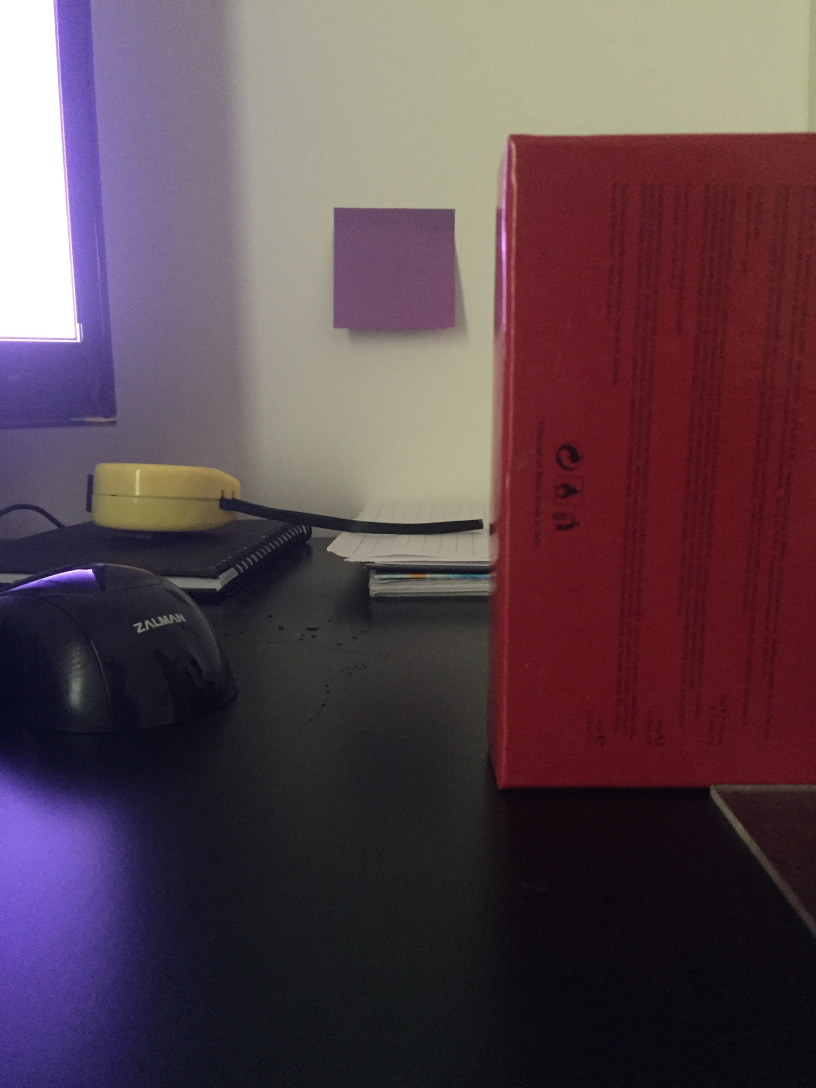
//> input picture image.jpg, 2448 x 3264 px (shown at 1/3 size)
$ ./main image.jpg   (built with g++ and OpenCV 4)
//> lines starting //> are read from the running program, lines starting //| are printed output that depends on the picture; after the words box and inside, x2 and y2 are one past the last pixel; in counts of white or black regions, pixels touching at a corner belong together
#include <iostream>
#include <opencv2/core/core.hpp>
#include <opencv2/highgui/highgui.hpp>
#include "opencv/cv.h"

/*
	Image info:

	Sensor size: 1.22um

	size: 2448 x 3264 px

	reference :
	color: 106 31 39
	size: 1960 px - 14 cm
	distance: 21 cm

	Low Hue: 133
	High Hue: 162
	Low saturation: 52
	High saturation: 104
	Low value: 73
	High value: 141

	object info:
	color: 108 75 102 255
	height: 358 px - 7.6 cm
	distance: 62.7 cm
*/

using namespace std;
using namespace cv;

int main(int argc, char* argv[]) {

	int iLowH = 133;
	int iHighH = 162;

	int iLowS = 52;
	int iHighS = 104;

	int iLowV = 73;
	int iHighV = 141;

	std::cout << "Inicio do main!" << std::endl;
	std::cout << "argc: " << argc << std::endl;
	if (argc < 2) {
		std::cerr << "Esperado o nome da imagem!" << std::endl;
		return 1;
	}

    namedWindow("Control", CV_WINDOW_AUTOSIZE); //create a window called "Control"
    createTrackbar("LowH", "Control", &iLowH, 179); //Hue (0 - 179)
	createTrackbar("HighH", "Control", &iHighH, 179);

	createTrackbar("LowS", "Control", &iLowS, 255); //Saturation (0 - 255)
	createTrackbar("HighS", "Control", &iHighS, 255);

	createTrackbar("LowV", "Control", &iLowV, 255);//Value (0 - 255)
	createTrackbar("HighV", "Control", &iHighV, 255);

	std::string image_path(argv[1]);

	Mat hsvImage;
	cv::Mat imageMat = cv::imread(image_path,CV_LOAD_IMAGE_COLOR);
//> imageMat is the input picture: 3264 rows x 2448 cols, CV_8UC3; mean B, G, R 77.9, 69.7, 90.6

	Mat imgLines = Mat::zeros( imageMat.size(), CV_8UC3 );

	cvtColor(imageMat,hsvImage,CV_RGB2HSV);
//> hsvImage: 3264 rows x 2448 cols, CV_8UC3; mean H, S, V 114.4, 94.4, 98.6

	while(true) {

		cout << "Low Hue: " << iLowH << endl;
		cout << "High Hue: " << iHighH << endl;

		cout << "Low saturation: " << iLowS << endl;
		cout << "High saturation: " << iHighS << endl;

		cout << "Low value: " << iLowV << endl;
		cout << "High value: " << iHighV << endl;

  		Mat imgThresholded;

   		inRange(hsvImage, Scalar(iLowH, iLowS, iLowV), Scalar(iHighH, iHighS, iHighV), imgThresholded); //Threshold the image
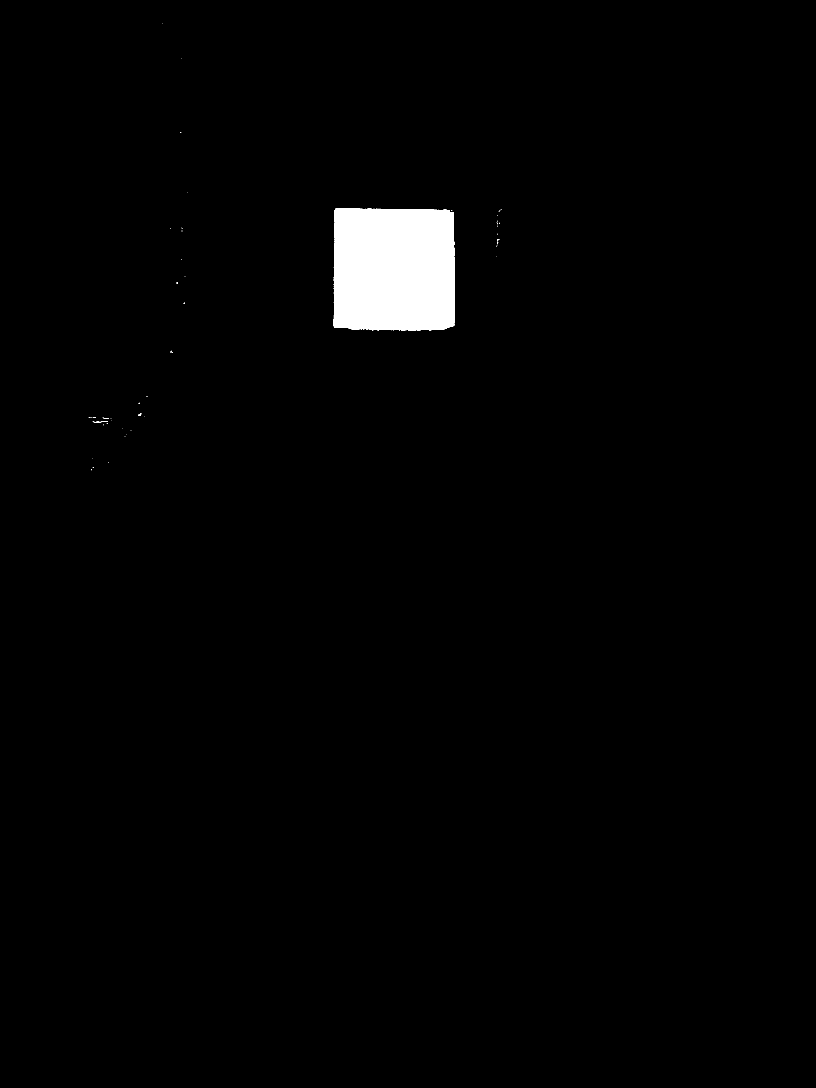
//> imgThresholded: 3264 rows x 2448 cols, CV_8UC1 (shown at 1/3 size); 1.6% white; 57 white regions (53 under 20 px), largest, box (x1, y1, x2, y2) and area: (1001, 624, 1365, 992) 130016, (279, 1264, 315, 1269) 64, (416, 1240, 424, 1248) 31, (308, 1253, 327, 1256) 20

		std::cout << "mat width: " << imageMat.rows << " mat height: " << imageMat.cols << std::endl;
//| mat width: 3264 mat height: 2448

		erode(imgThresholded, imgThresholded, getStructuringElement(MORPH_ELLIPSE, Size(5, 5)) );
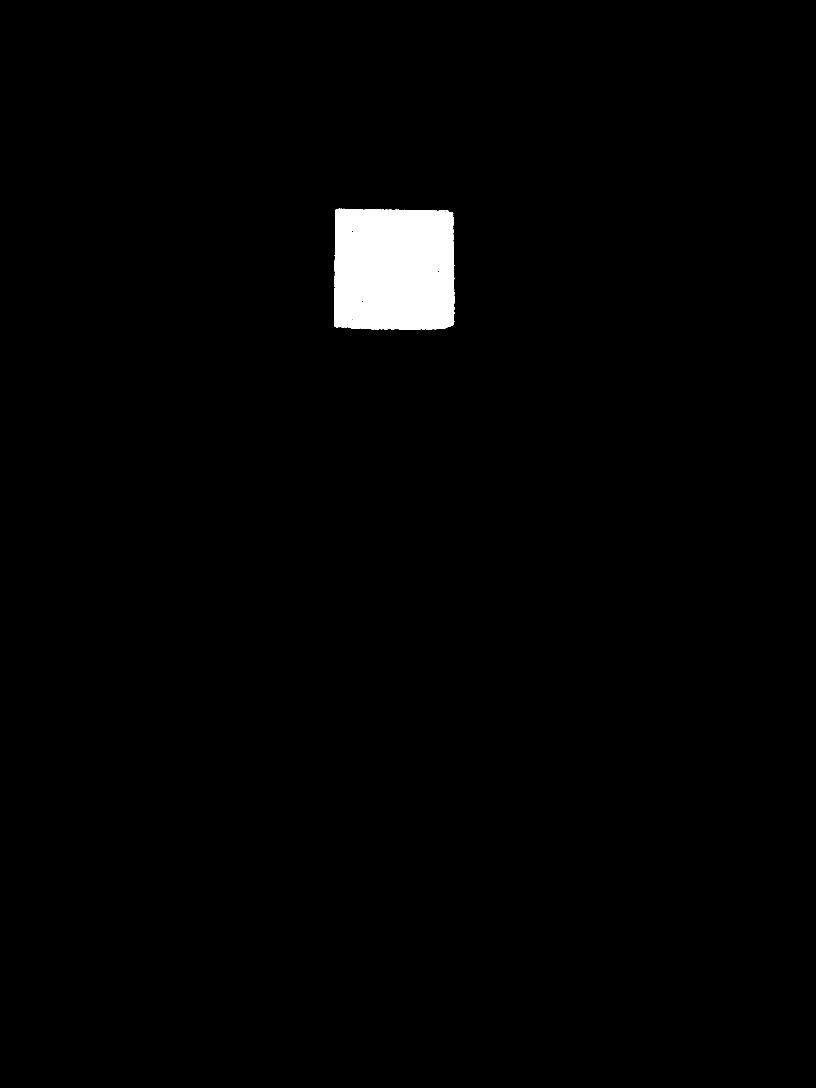
//> imgThresholded: 3264 rows x 2448 cols, CV_8UC1 (shown at 1/3 size); 1.6% white; 1 white region, box (x1, y1, x2, y2) and area: (1003, 626, 1363, 989) 126928
		dilate( imgThresholded, imgThresholded, getStructuringElement(MORPH_ELLIPSE, Size(5, 5)) );
//> imgThresholded: 3264 rows x 2448 cols, CV_8UC1; 1.6% white; 1 white region, box (x1, y1, x2, y2) and area: (1001, 624, 1365, 991) 129928

		//morphological closing (removes small holes from the foreground)
		dilate( imgThresholded, imgThresholded, getStructuringElement(MORPH_ELLIPSE, Size(5, 5)) );
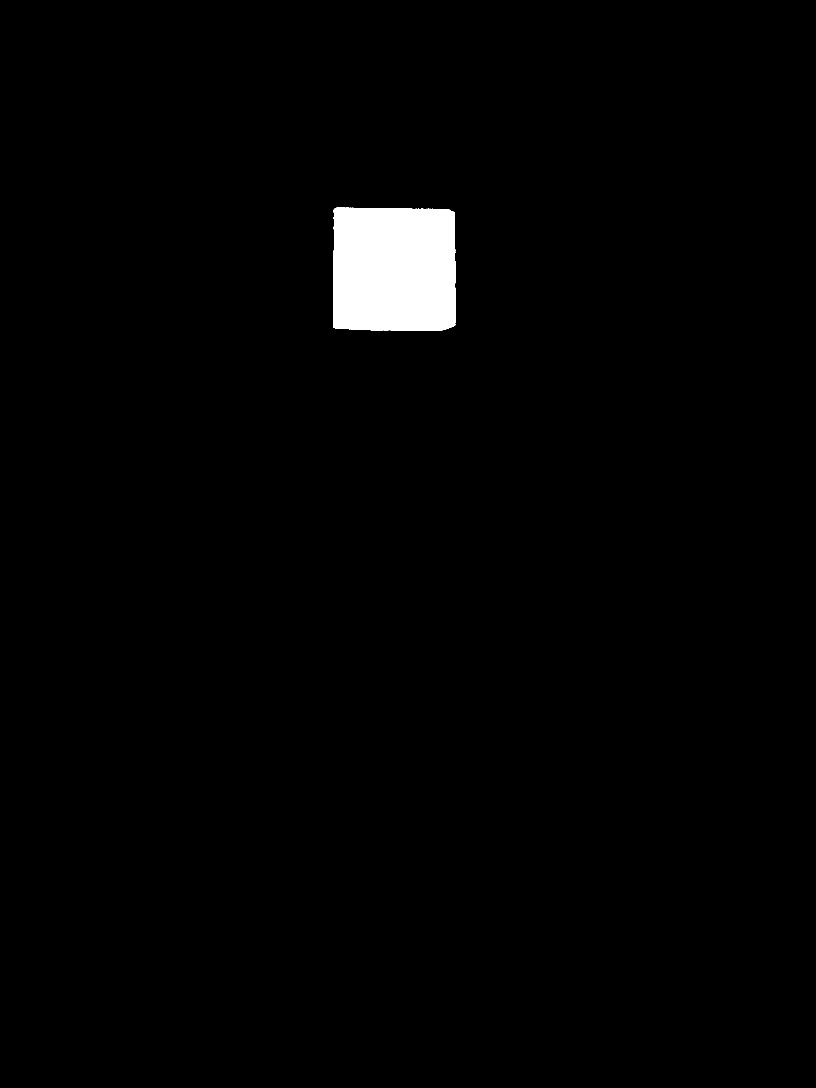
//> imgThresholded: 3264 rows x 2448 cols, CV_8UC1 (shown at 1/3 size); 1.7% white; 1 white region, box (x1, y1, x2, y2) and area: (999, 622, 1367, 993) 132855
		erode(imgThresholded, imgThresholded, getStructuringElement(MORPH_ELLIPSE, Size(5, 5)) );
//> imgThresholded: 3264 rows x 2448 cols, CV_8UC1; 1.6% white; 1 white region, box (x1, y1, x2, y2) and area: (1001, 624, 1365, 991) 129965

		//Calculate the moments of the thresholded image
		Moments oMoments = moments(imgThresholded);
//> oMoments = moments, m00 33141075, centre m10/m00, m01/m00 = (1182.1, 807.9)

		double dM01 = oMoments.m01;
//> dM01 = 2.68e+10
		double dM10 = oMoments.m10;
//> dM10 = 3.92e+10
		double dArea = oMoments.m00;
//> dArea = 33141075

		int iLastX = -1;
		int iLastY = -1;

		cout << "dM01: " << dM01 << endl;
//| dM01: 2.67749e+10
		cout << "dM10: " << dM10 << endl;
//| dM10: 3.9177e+10
		cout << "dArea = " << dArea << endl;
//| dArea = 3.31411e+07

		// if the area <= 10000, I consider that the there are no object in the image and it's because of the noise, the area is not zero
		if (dArea > 10000)
		{
			//calculate the position of the ball
			int posX = dM10 / dArea;
//> posX = 1182
			int posY = dM01 / dArea;
//> posY = 807

			cout << "PosX: " << posX << endl;
//| PosX: 1182
			cout << "PosY: " << posY << endl;
//| PosY: 807

			//Draw a red line from the previous point to the current point
			Scalar color = Scalar( 255, 255, 255 );
			circle( imgLines, Point(posX, posY), 4, color, -1, 8, 0 );
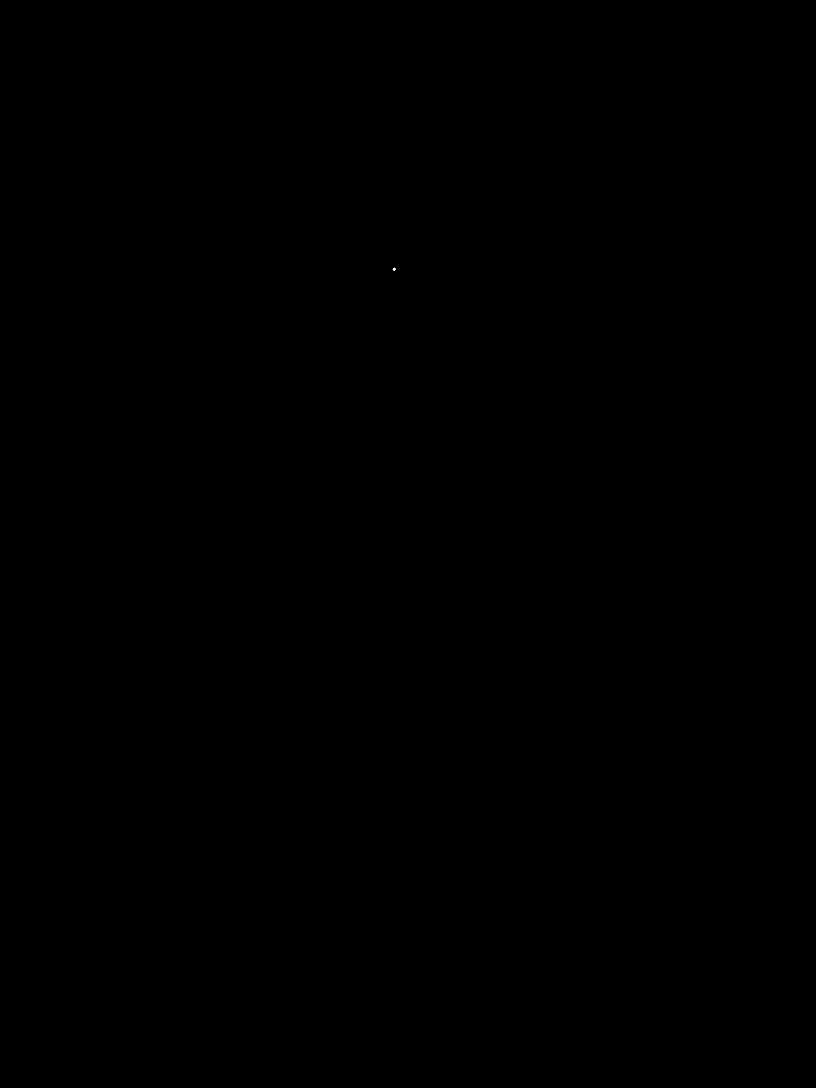
//> imgLines: 3264 rows x 2448 cols, CV_8UC3 (shown at 1/3 size); 0% white; 1 white region, box (x1, y1, x2, y2) and area: (1178, 803, 1187, 812) 49

			unsigned int half_width = 0;
			unsigned int half_height = 0;

			for (int i = posX; i > 0; i--) {
				Scalar colour = imgThresholded.at<uchar>(Point(i, posY));
				if(colour.val[0]==0) {
					half_width = posX - (i + 1);
					break;
				}
			}
//> this loop made 182 passes
//> (colour, half_width) on pass 182: (Scalar(0), 180)
//> colour on passes 1 to 6: Scalar(255), Scalar(255), Scalar(255), Scalar(255), Scalar(255), Scalar(255)

			for (int j = posY; j > 0; j--) {
				Scalar colour = imgThresholded.at<uchar>(Point(posX, j));
				if(colour.val[0]==0) {
					half_height = posY - (j+1);
					break;
				}
			}
//> this loop made 181 passes
//> (colour, half_height) on pass 181: (Scalar(0), 179)

			cout << "Width: " << (half_width*2) << endl;
//| Width: 360
			cout << "Height: " << (half_height*2) << endl;
//| Height: 358

		}

	  	imageMat = imageMat + imgLines;

		Size size(480,720);//the dst image size,e.g.100x100
		Mat rThreshold, rOriginal;//dst image
		resize(imgThresholded,rThreshold,size);
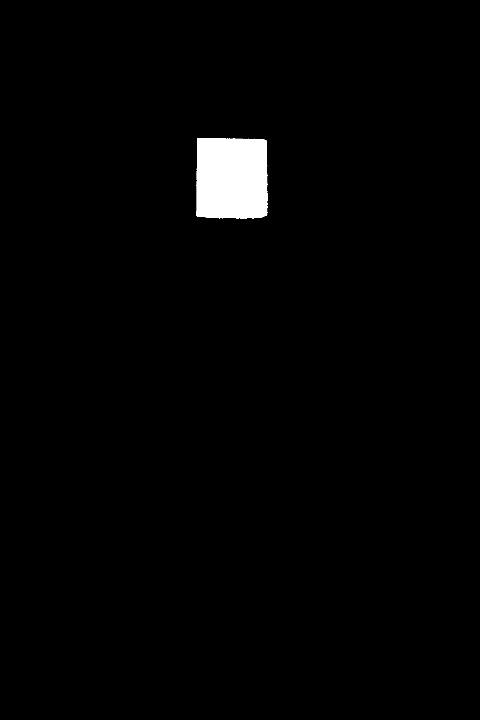
//> rThreshold: 720 rows x 480 cols, CV_8UC1; min 0, max 255, mean 4.1
		resize(imageMat,rOriginal,size);
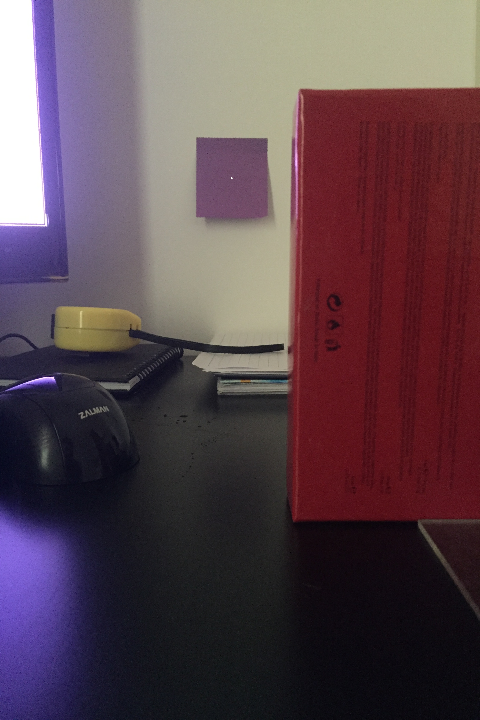
//> rOriginal: 720 rows x 480 cols, CV_8UC3; mean B, G, R 77.8, 69.6, 90.5

		imshow("thresholded",rThreshold);
		imshow("original",rOriginal);

		// resizeWindow("image", 1280, 1280);


		waitKey(0);
    }

	return 0;
}
